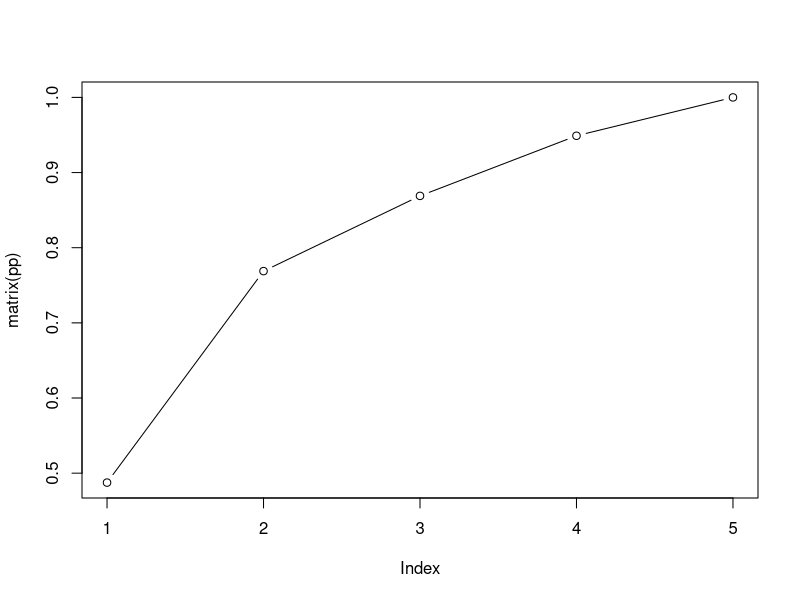
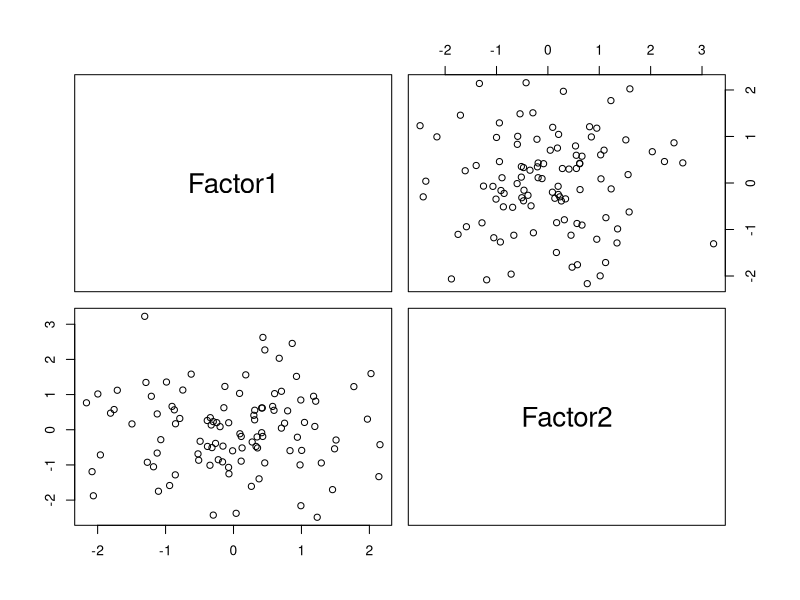

R code for these plots, in order: (Note: this script raises an error after producing the figures.)
# AT 3 - Part A - Q2

stock.data = read.csv(file='stockdata.csv')
head(stock.data)

# Get correlation matrix
R_mat = cor(stock.data)
R_mat


# eigens for PCA
egs  = eigen(R_mat)
V = egs$vectors
Lambdas = egs$values
D = diag(egs$values)

# check
p = dim(R_mat)[1]
sum(Lambdas)
all.equal(p, sum(Lambdas))

##### choose m
# create a plot to determine a cutoff at
# which selected lambda maximise explained variance
pp <- c()
for (m in 1:p){
  pp <- append(pp, sum(Lambdas[1:m]) / p)
    #(1 - (sum(Lambdas[1:i]) / sum(Lambdas)))
}
print(pp)
plot(matrix(pp), type='b')

# m = 3
m = 2
Fs <- c()
Hs <- c()

Fl_1 <- round(sqrt(Lambdas[1]) * V[,1], 2)
Fl_2 <- round(sqrt(Lambdas[2]) * V[,2], 2)
# Fl_3 <- round(sqrt(Lambdas[3]) * V[,3], 2)
# Fs <- cbind(Fl_1, Fl_2, Fl_3)
Fs <- cbind(Fl_1, Fl_2)

rownames(Fs) <- colnames(stock.data)
Hs <- apply(Fs, 1, function(r) sum(r**2))
Fs <- cbind(Fs, Hs)
# specific var 1 - Hs
Epsilon <- 1 - Hs
Fs <- cbind(Fs, Epsilon)

## Estimate R
Epsilon_mat <- diag(Epsilon)
# L = matrix(cbind(Fl_1, Fl_2, Fl_3), ncol=3)
L = matrix(cbind(Fl_1, Fl_2), ncol=2)

Est_R = round( L %*% t(L) + Epsilon_mat, 2 )
Est_R
round(R_mat,2)

#sum of squared entries of residual matrix
# is less or equal to sum of left out eigen values
sum((R_mat - Est_R)**2) <= sum(Lambdas[(m+1):p])

Lambdas[1:m]
Fs

# cumulativ propotion if total sample variance explained
prop_explained <- c()
for (i in 1:5){
  prop_explained<-append(prop_explained, sum(Lambdas[1:i])/p)
}
round(prop_explained,2)

## rotate factors
L_rotated <- varimax(L)
rownames(L_rotated$loadings) <- colnames(stock.data)
L_rotated

### using R - mle
fact1 <- factanal(stock.data,factors = 2, rotation = 'none', scores = 'Bartlett')
pairs(fact1$scores)
library(car)
scatterpl

#### using R - pca
fact2 <- psych::principal(stock.data, nfactors = 2, rotate = 'varimax')
fact2
L_rotated
Fs
prop_explained
